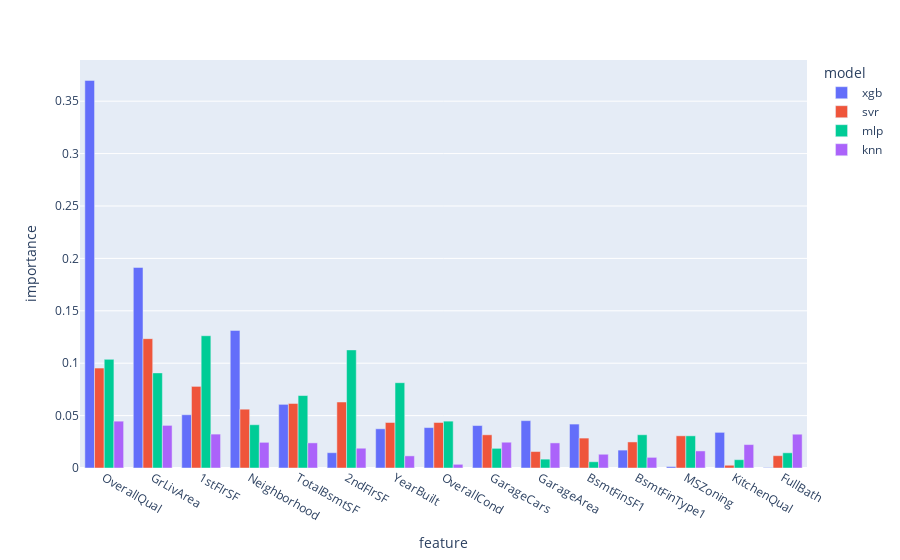
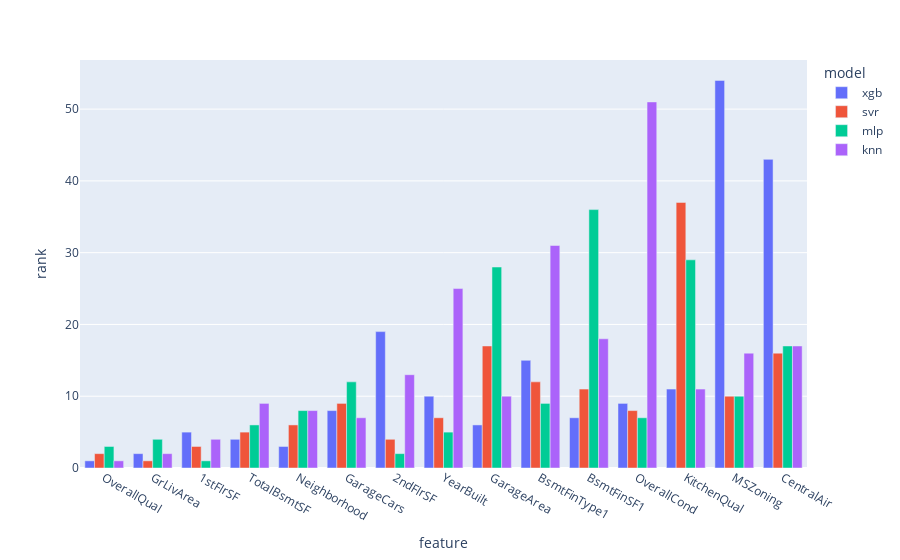

Notebook code cell kept with these figures, in order:
### Code cell
comparison_df = ft.get_feature_comparison(importance_df)

ft.plot_importance_comparison(comparison_df)
ft.plot_rank_comparison(comparison_df)

### Figure 1 — Plotly figure (JSON) as saved in the notebook; plotly's stock layout.template omitted (floating-point values rounded to 4 significant figures)
{"data": [{"alignmentgroup": "True", "hovertemplate": "model=xgb<br>feature=%{x}<br>importance=%{y}<extra></extra>", "legendgroup": "xgb", "marker": {"color": "#636efa", "pattern": {"shape": ""}}, "name": "xgb", "offsetgroup": "xgb", "orientation": "v", "showlegend": true, "textposition": "auto", "type": "bar", "x": ["OverallQual", "GrLivArea", "1stFlrSF", "Neighborhood", "TotalBsmtSF", "2ndFlrSF", "YearBuilt", "OverallCond", "GarageCars", "GarageArea", "BsmtFinSF1", "BsmtFinType1", "MSZoning", "KitchenQual", "FullBath"], "xaxis": "x", "y": [0.3698, 0.1914, 0.0508, 0.1313, 0.06073, 0.0146, 0.0374, 0.03858, 0.0405, 0.04518, 0.04192, 0.01708, 0.001369, 0.03401, 0.0004211], "yaxis": "y"}, {"alignmentgroup": "True", "hovertemplate": "model=svr<br>feature=%{x}<br>importance=%{y}<extra></extra>", "legendgroup": "svr", "marker": {"color": "#EF553B", "pattern": {"shape": ""}}, "name": "svr", "offsetgroup": "svr", "orientation": "v", "showlegend": true, "textposition": "auto", "type": "bar", "x": ["OverallQual", "GrLivArea", "1stFlrSF", "Neighborhood", "TotalBsmtSF", "2ndFlrSF", "YearBuilt", "OverallCond", "GarageCars", "GarageArea", "BsmtFinSF1", "BsmtFinType1", "MSZoning", "KitchenQual", "FullBath"], "xaxis": "x", "y": [0.0953, 0.1234, 0.07786, 0.05611, 0.06156, 0.06296, 0.04342, 0.04342, 0.03166, 0.0157, 0.02855, 0.02486, 0.03071, 0.00262, 0.01174], "yaxis": "y"}, {"alignmentgroup": "True", "hovertemplate": "model=mlp<br>feature=%{x}<br>importance=%{y}<extra></extra>", "legendgroup": "mlp", "marker": {"color": "#00cc96", "pattern": {"shape": ""}}, "name": "mlp", "offsetgroup": "mlp", "orientation": "v", "showlegend": true, "textposition": "auto", "type": "bar", "x": ["OverallQual", "GrLivArea", "1stFlrSF", "Neighborhood", "TotalBsmtSF", "2ndFlrSF", "YearBuilt", "OverallCond", "GarageCars", "GarageArea", "BsmtFinSF1", "BsmtFinType1", "MSZoning", "KitchenQual", "FullBath"], "xaxis": "x", "y": [0.1036, 0.09075, 0.1262, 0.04129, 0.06911, 0.1127, 0.0814, 0.04471, 0.01876, 0.008454, 0.005967, 0.03172, 0.03071, 0.007924, 0.01451], "yaxis": "y"}, {"alignmentgroup": "True", "hovertemplate": "model=knn<br>feature=%{x}<br>importance=%{y}<extra></extra>", "legendgroup": "knn", "marker": {"color": "#ab63fa", "pattern": {"shape": ""}}, "name": "knn", "offsetgroup": "knn", "orientation": "v", "showlegend": true, "textposition": "auto", "type": "bar", "x": ["OverallQual", "GrLivArea", "1stFlrSF", "Neighborhood", "TotalBsmtSF", "2ndFlrSF", "YearBuilt", "OverallCond", "GarageCars", "GarageArea", "BsmtFinSF1", "BsmtFinType1", "MSZoning", "KitchenQual", "FullBath"], "xaxis": "x", "y": [0.0447, 0.04066, 0.03235, 0.02449, 0.02398, 0.01887, 0.01158, 0.003521, 0.0246, 0.02395, 0.01312, 0.01016, 0.01628, 0.02236, 0.03224], "yaxis": "y"}], "layout": {"barmode": "group", "legend": {"title": {"text": "model"}, "tracegroupgap": 0}, "margin": {"t": 60}, "xaxis": {"anchor": "y", "domain": [0, 1], "title": {"text": "feature"}}, "yaxis": {"anchor": "x", "domain": [0, 1], "title": {"text": "importance"}}}}

### Figure 2 — Plotly figure (JSON) as saved in the notebook; plotly's stock layout.template omitted (floating-point values rounded to 4 significant figures)
{"data": [{"alignmentgroup": "True", "hovertemplate": "model=xgb<br>feature=%{x}<br>rank=%{y}<extra></extra>", "legendgroup": "xgb", "marker": {"color": "#636efa", "pattern": {"shape": ""}}, "name": "xgb", "offsetgroup": "xgb", "orientation": "v", "showlegend": true, "textposition": "auto", "type": "bar", "x": ["OverallQual", "GrLivArea", "1stFlrSF", "TotalBsmtSF", "Neighborhood", "GarageCars", "2ndFlrSF", "YearBuilt", "GarageArea", "BsmtFinType1", "BsmtFinSF1", "OverallCond", "KitchenQual", "MSZoning", "CentralAir"], "xaxis": "x", "y": [1.0, 2.0, 5.0, 4.0, 3.0, 8.0, 19.0, 10.0, 6.0, 15.0, 7.0, 9.0, 11.0, 54.0, 43.0], "yaxis": "y"}, {"alignmentgroup": "True", "hovertemplate": "model=svr<br>feature=%{x}<br>rank=%{y}<extra></extra>", "legendgroup": "svr", "marker": {"color": "#EF553B", "pattern": {"shape": ""}}, "name": "svr", "offsetgroup": "svr", "orientation": "v", "showlegend": true, "textposition": "auto", "type": "bar", "x": ["OverallQual", "GrLivArea", "1stFlrSF", "TotalBsmtSF", "Neighborhood", "GarageCars", "2ndFlrSF", "YearBuilt", "GarageArea", "BsmtFinType1", "BsmtFinSF1", "OverallCond", "KitchenQual", "MSZoning", "CentralAir"], "xaxis": "x", "y": [2.0, 1.0, 3.0, 5.0, 6.0, 9.0, 4.0, 7.0, 17.0, 12.0, 11.0, 8.0, 37.0, 10.0, 16.0], "yaxis": "y"}, {"alignmentgroup": "True", "hovertemplate": "model=mlp<br>feature=%{x}<br>rank=%{y}<extra></extra>", "legendgroup": "mlp", "marker": {"color": "#00cc96", "pattern": {"shape": ""}}, "name": "mlp", "offsetgroup": "mlp", "orientation": "v", "showlegend": true, "textposition": "auto", "type": "bar", "x": ["OverallQual", "GrLivArea", "1stFlrSF", "TotalBsmtSF", "Neighborhood", "GarageCars", "2ndFlrSF", "YearBuilt", "GarageArea", "BsmtFinType1", "BsmtFinSF1", "OverallCond", "KitchenQual", "MSZoning", "CentralAir"], "xaxis": "x", "y": [3.0, 4.0, 1.0, 6.0, 8.0, 12.0, 2.0, 5.0, 28.0, 9.0, 36.0, 7.0, 29.0, 10.0, 17.0], "yaxis": "y"}, {"alignmentgroup": "True", "hovertemplate": "model=knn<br>feature=%{x}<br>rank=%{y}<extra></extra>", "legendgroup": "knn", "marker": {"color": "#ab63fa", "pattern": {"shape": ""}}, "name": "knn", "offsetgroup": "knn", "orientation": "v", "showlegend": true, "textposition": "auto", "type": "bar", "x": ["OverallQual", "GrLivArea", "1stFlrSF", "TotalBsmtSF", "Neighborhood", "GarageCars", "2ndFlrSF", "YearBuilt", "GarageArea", "BsmtFinType1", "BsmtFinSF1", "OverallCond", "KitchenQual", "MSZoning", "CentralAir"], "xaxis": "x", "y": [1.0, 2.0, 4.0, 9.0, 8.0, 7.0, 13.0, 25.0, 10.0, 31.0, 18.0, 51.0, 11.0, 16.0, 17.0], "yaxis": "y"}], "layout": {"barmode": "group", "legend": {"title": {"text": "model"}, "tracegroupgap": 0}, "margin": {"t": 60}, "xaxis": {"anchor": "y", "domain": [0, 1], "title": {"text": "feature"}}, "yaxis": {"anchor": "x", "domain": [0, 1], "title": {"text": "rank"}}}}
